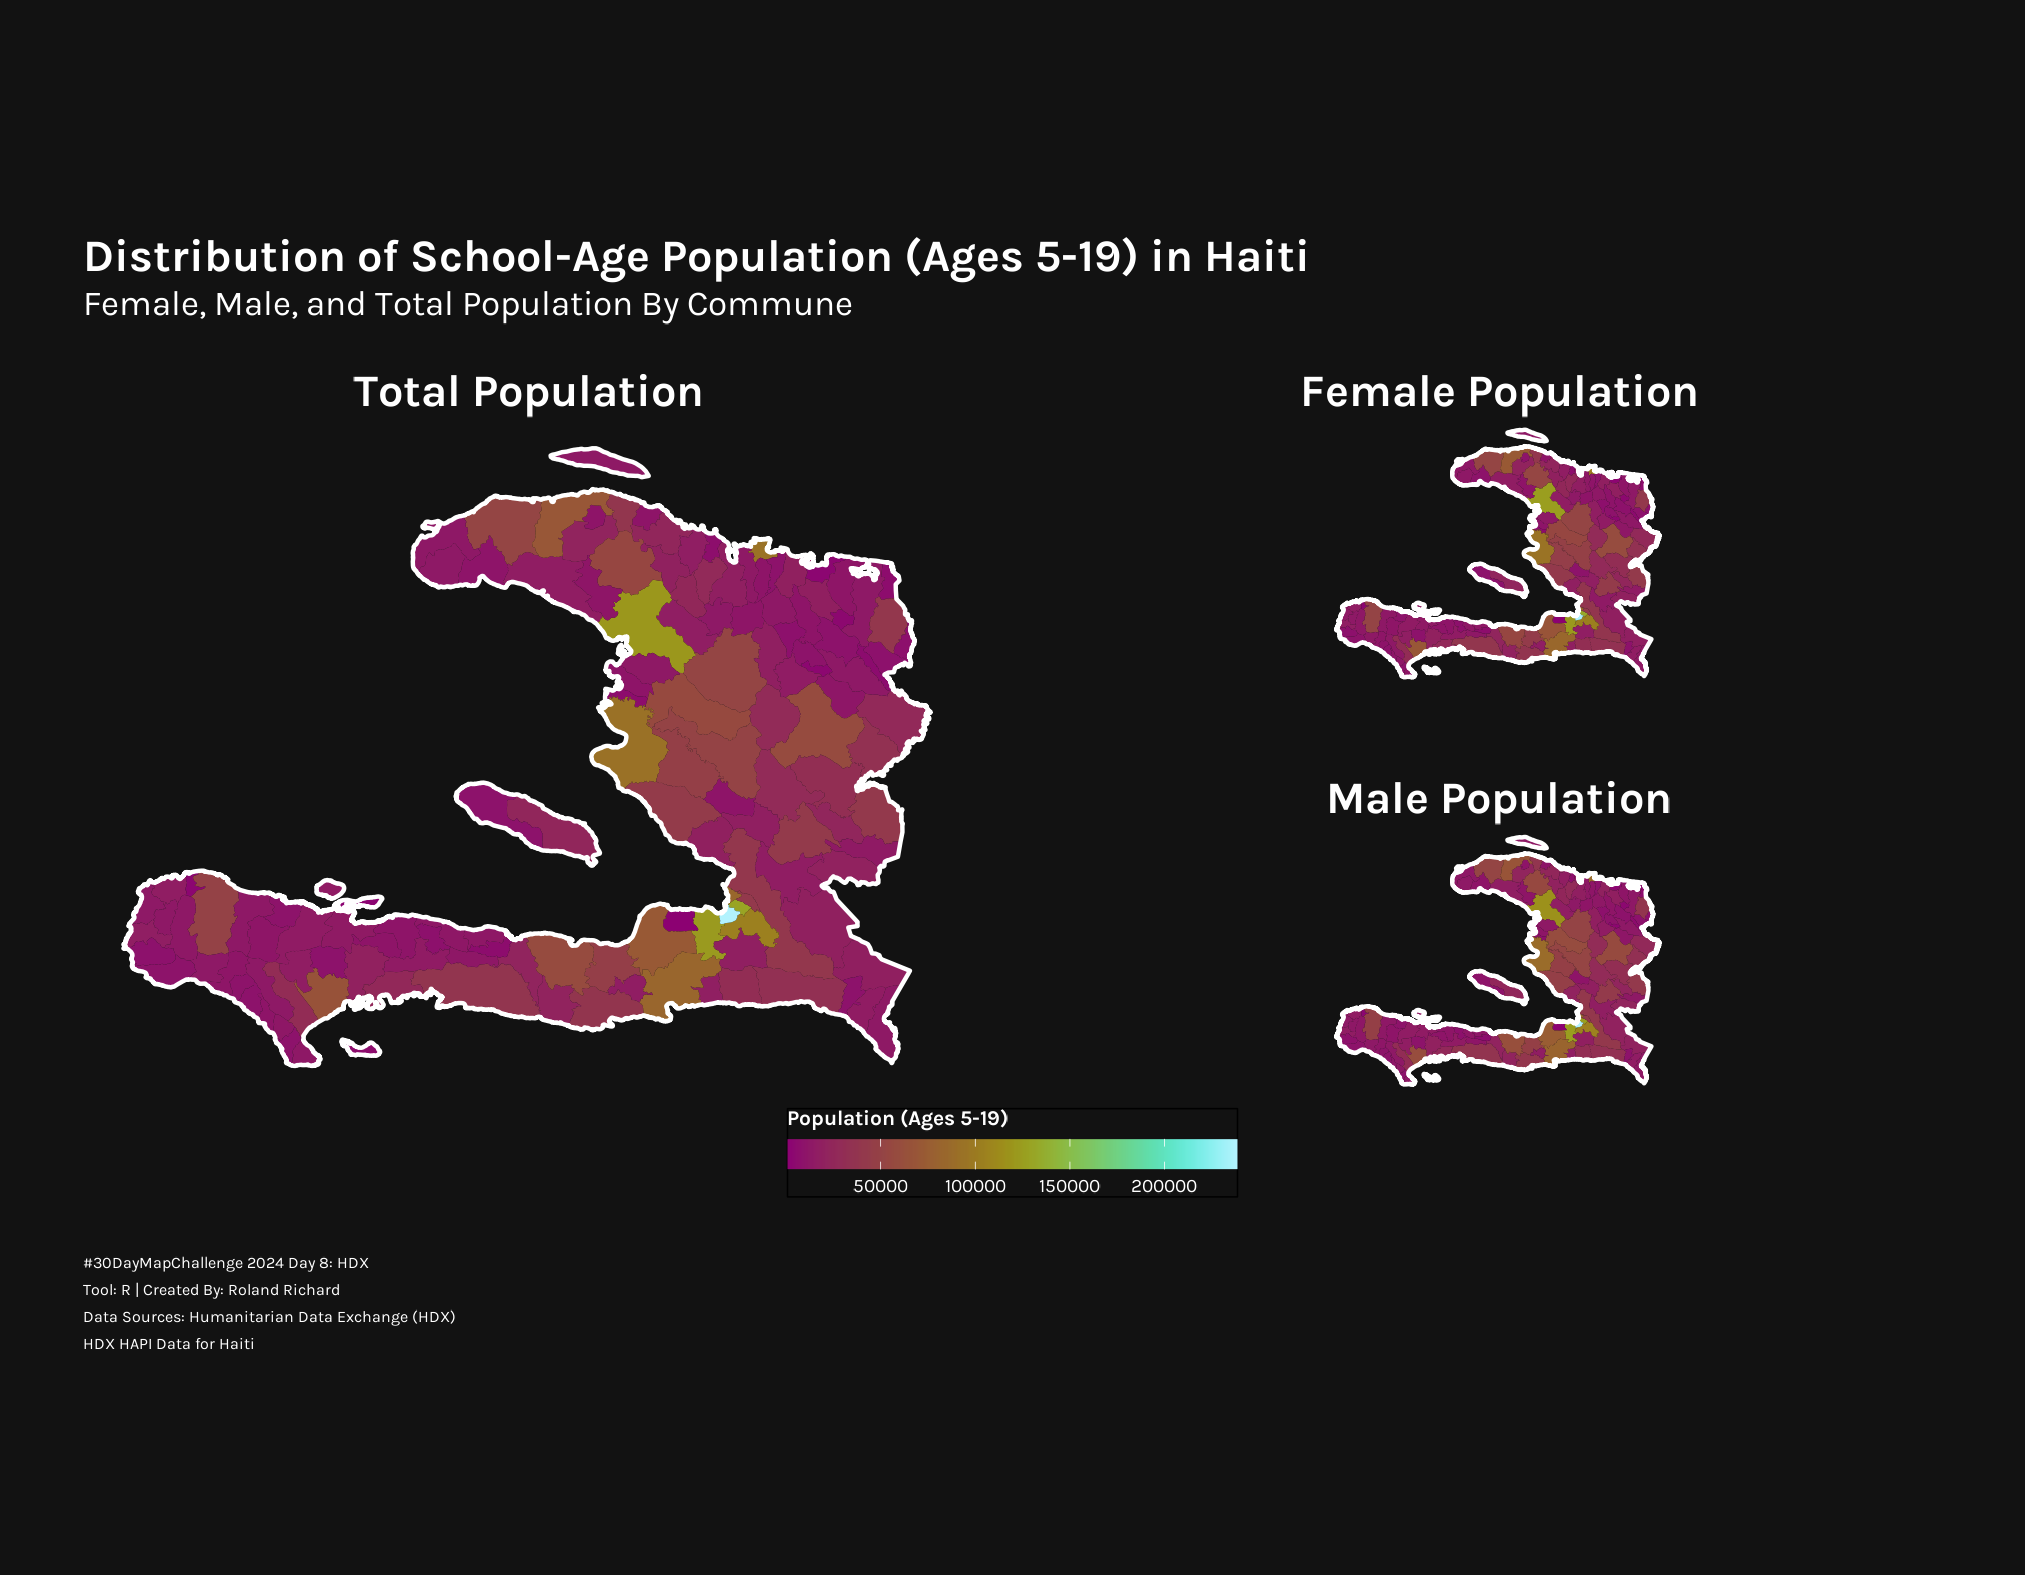

Recreate this plot in R.
################################################################################
## Project: day8_hdx
## Purpose: Visualize population data by gender in Haiti (Ages 5-19)
## Created: 
## Updated: 
## Creator: Roland Richard
################################################################################

# Load necessary libraries
library(raster)       # To work with raster data (such as GeoTIFF files)
library(sf)           # For handling spatial vector data
library(ggplot2)      # For visualization
library(tmap)         # For thematic mapping
library(dplyr)        # For data manipulation
library(rio)          # For importing Excel files
library(patchwork)    # For arranging multiple plots
library(janitor)      # For cleaning column names
library(ggrepel)      # For better annotation placement
library(showtext)     # For custom fonts
library(paletteer)

# Load custom font
font_add_google("Karla", "karla")
showtext_auto()

# Store Annotations as Tibble
annotations <- tibble(
commune = c("Port-au-Prince", "Cap-Haitien", "Grand-Boucan", "Gonaives", "Pointe a Raquette"),
note = c(
"Port-au-Prince: Highest concentration",
"Cap-Haitien: High coastal population",
"Grand-Boucan: Low population",
"Gonaives: Noticeable male-female disparity",
"Pointe a Raquette: Low female population"
)
)



# Load the CSV, GeoJSON, and Gazetteer data
haiti_population_data <- read.csv("day8_hdx/hti_admpop_adm2_2024.csv") %>%
  clean_names()

haiti_boundaries <- st_read("day8_hdx/hti_admbndl_admALL_cnigs_itos_20181129.shp") %>%
  clean_names()

haiti_gazetter <- import_list("day8_hdx/hti_admgz.xlsx", setclass = "data.frame")

# Extract each sheet from gazetteer as a separate data frame
gazetteer_data_frames <- lapply(names(haiti_gazetter), function(sheet) {
  assign(sheet, haiti_gazetter[[sheet]], envir = .GlobalEnv)
})

# Filter for Population Data by Gender (Ages 5-19)
haiti_total_population <- haiti_population_data %>%
  select(adm2_pcode, adm2_en, f_05_09, f_10_14, f_15_19, m_05_09, m_10_14, m_15_19) %>%
  mutate(
    female_population = f_05_09 + f_10_14 + f_15_19,
    male_population = m_05_09 + m_10_14 + m_15_19,
    total_population = female_population + male_population
  ) %>%
  select(adm2_pcode, adm2_en, total_population, female_population, male_population)

# Load the boundaries for visualization
haiti_communes <- st_read("day8_hdx/hti_admbnda_adm2_cnigs_20181129.shp") |> clean_names()
haiti_outline <- st_read("day8_hdx/hti_admbnda_adm0_cnigs_20181129.shp") |> clean_names()

# Join Population Data with Spatial Data
haiti_communes <- left_join(haiti_communes, haiti_total_population, by = join_by(adm2_pcode, adm2_en))

# Create Individual Maps Using ggplot2 with geom_sf
current_palette <- "scico::hawaii"

# Total Population Map
total_population_map <- ggplot(haiti_communes) +
  geom_sf(aes(fill = total_population), color = NA, lwd = 0.001) +
  geom_sf(data = haiti_outline, fill = NA, color = "#FFFFFF", lwd = 1) +
  scale_fill_paletteer_c(
    palette = current_palette,
    name = "Population (Ages 5-19)",
    guide = guide_colorbar(title.position = "top", barwidth = 15, barheight = 1)
  ) +
  labs(title = "Total Population") +
  theme_void() +
  theme(
    panel.background = element_rect(fill = "#121212", color = NA),
    plot.background = element_rect(fill = "#121212", color = NA),
    legend.background = element_rect(fill = "#121212"),
    legend.position = "bottom",
    plot.title = element_text(hjust = 0.5, size = 30, face = "bold", color = "#FFFFFF", family = "karla"),
    legend.text = element_text(size = 14, color = "#FFFFFF", family = "karla"),
    legend.title = element_text(size = 16, face = "bold", color = "#FFFFFF", family = "karla"),
    plot.margin = margin(20, 20, 20, 20)
  )

# Male Population Map
male_population_map <- ggplot(haiti_communes) +
  geom_sf(aes(fill = male_population), color = NA, lwd = 0.001, show.legend = F) +
  geom_sf(data = haiti_outline, fill = NA, color = "#FFFFFF", lwd = 1) +
  scale_fill_paletteer_c(
    palette = current_palette,
    name = "Male Population",
    guide = guide_colorbar(title.position = "top", barwidth = 15, barheight = 1)
  ) +
  labs(title = "Male Population") +
  theme_void() +
  theme(
    panel.background = element_rect(fill = "#121212", color = NA),
    plot.background = element_rect(fill = "#121212", color = NA),
    plot.title = element_text(hjust = 0.5, size = 30, face = "bold", color = "#FFFFFF", family = "karla"),
    plot.margin = margin(20, 20, 20, 20)
  )

# Female Population Map
female_population_map <- ggplot(haiti_communes) +
  geom_sf(aes(fill = female_population), color = NA, lwd = 0.001, show.legend = F) +
  geom_sf(data = haiti_outline, fill = NA, color = "#FFFFFF", lwd = 1) +
  scale_fill_paletteer_c(
    palette = current_palette,
    name = "Female Population",
    guide = guide_colorbar(title.position = "top", barwidth = 15, barheight = 1)
  ) +
  labs(title = "Female Population") +
  theme_void() +
  theme(
    panel.background = element_rect(fill = "#121212", color = NA),
    plot.background = element_rect(fill = "#121212", color = NA),
    plot.title = element_text(hjust = 0.5, size = 30, face = "bold", color = "#FFFFFF", family = "karla"),
    plot.margin = margin(20, 20, 20, 20)
  )

# Arrange Maps Using Patchwork
combined_map <- ((total_population_map) | (female_population_map / male_population_map)) +
  plot_layout(guides = 'collect') +
  plot_annotation(
    title = "Distribution of School-Age Population (Ages 5-19) in Haiti",
    subtitle = "Female, Male, and Total Population By Commune",
    theme = theme_void(), 
    caption = "#30DayMapChallenge 2024 Day 8: HDX\nTool: R | Created By: Roland Richard\nData Sources: Humanitarian Data Exchange (HDX)\nHDX HAPI Data for Haiti"
  ) & theme(
    panel.background = element_rect(fill = "#121212", color = NA),
    plot.background = element_rect(fill = "#121212", color = NA),
    plot.title = element_text(size = 34, face = "bold", color = "#FFFFFF", family = "karla"),
    plot.subtitle = element_text(size = 26, color = "#FFFFFF", family = "karla"),
    plot.caption = element_text(size = 12, color = "#FFFFFF", family = "karla", hjust = 0, vjust = -1),
    legend.position = 'bottom',
    legend.direction = "horizontal",
    legend.text = element_text(size = 14, color = "#FFFFFF", family = "karla"),
    legend.title = element_text(size = 16, face = "bold", color = "#FFFFFF", family = "karla"),
    plot.margin = margin(20, 20, 20, 20)
  )

# Display the Combined Map
print(combined_map)

# Save the Final Map
ggsave(combined_map,
       filename = "day8_hdx.png",
       type = "cairo",
       scale = 0.75,
       width = 18,
       height = 14,
       units = "in",
       dpi = 150)
